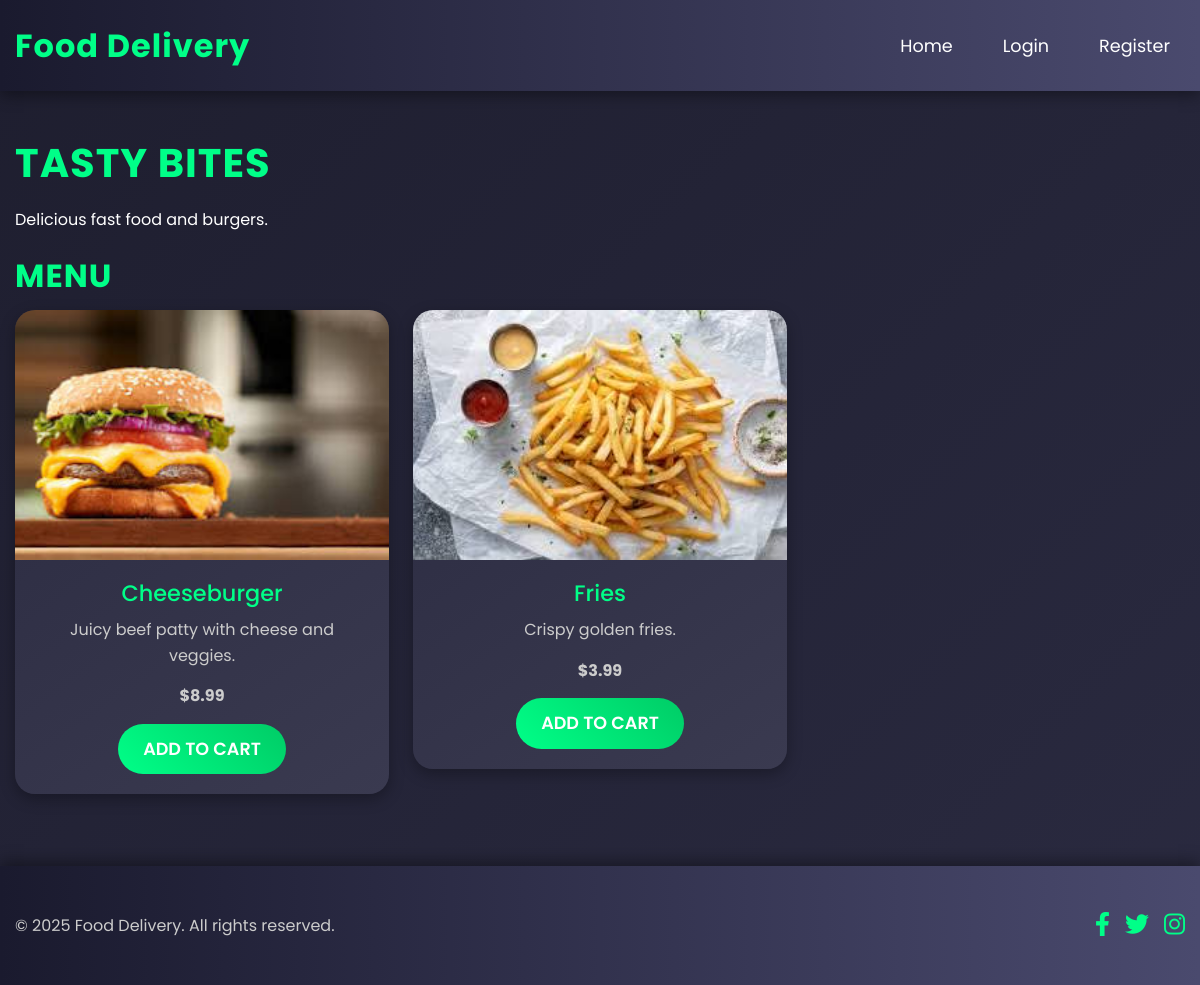
Screenshot of /restaurant.php?id=1 with the database file from the repository.
### tables this page shows
CREATE TABLE restaurants (
    id INT AUTO_INCREMENT PRIMARY KEY,
    name VARCHAR(255) NOT NULL,
    description TEXT,
    image VARCHAR(255),
    created_at TIMESTAMP DEFAULT CURRENT_TIMESTAMP
);

CREATE TABLE menu_items (
    id INT AUTO_INCREMENT PRIMARY KEY,
    restaurant_id INT,
    name VARCHAR(255) NOT NULL,
    description TEXT,
    price DECIMAL(10, 2) NOT NULL,
    image VARCHAR(255),
    created_at TIMESTAMP DEFAULT CURRENT_TIMESTAMP,
    FOREIGN KEY (restaurant_id) REFERENCES restaurants(id) ON DELETE CASCADE
);

### restaurant.php (the view, shortened to what this page needs)
<?php
require 'includes/config.php';
require 'includes/header.php';
$restaurant_id = $_GET['id'];
$stmt = $pdo->prepare("SELECT * FROM restaurants WHERE id = ?");
$stmt->execute([$restaurant_id]);
$restaurant = $stmt->fetch();
$stmt = $pdo->prepare("SELECT * FROM menu_items WHERE restaurant_id = ?");
$stmt->execute([$restaurant_id]);
$menu_items = $stmt->fetchAll();
?>
<div class="container my-5">
    <h1><?php echo $restaurant['name']; ?></h1>
    <p><?php echo $restaurant['description']; ?></p>
    <h2 class="mt-4">Menu</h2>
    <div class="row">
        <?php foreach ($menu_items as $item): ?>
            <div class="col-md-4 mb-4">
                <div class="card">
                    <img src="assets/images/<?php echo $item['image'] ?: 'placeholder.jpg'; ?>" class="card-img-top" alt="<?php echo $item['name']; ?>">
                    <div class="card-body">
                        <h5 class="card-title"><?php echo $item['name']; ?></h5>
                        <p class="card-text"><?php echo $item['description']; ?></p>
                        <p class="card-text"><strong>$<?php echo number_format($item['price'], 2); ?></strong></p>
                        <a href="cart/add_to_cart.php?item_id=<?php echo $item['id']; ?>" class="btn btn-primary add-to-cart">Add to Cart</a>
                    </div>
                </div>
            </div>
        <?php endforeach; ?>
    </div>
</div>
<?php require 'includes/footer.php'; ?>

### assets/css/style.css (style rules this page uses)
* { margin: 0; padding: 0; box-sizing: border-box; }
body { font-family: 'Poppins', sans-serif; background: linear-gradient(135deg, #1e1e2f, #2a2a40); color: #fff; min-height: 100vh; line-height: 1.6; }
.container { max-width: 1200px; margin: 0 auto; padding: 0 15px; }
h1, h2, h3 { color: #00ff88; font-weight: 700; text-transform: uppercase; letter-spacing: 1px; }
h1 { font-size: 2.5rem; margin-bottom: 20px; }
h2 { font-size: 2rem; margin-bottom: 15px; }
.card { background: linear-gradient(145deg, #2a2a40, #3a3a50); border: none; border-radius: 20px; overflow: hidden; transition: transform 0.4s ease, box-shadow 0.4s ease; box-shadow: 0 5px 15px rgba(0, 0, 0, 0.3); }
.card-img-top { height: 250px; object-fit: cover; transition: transform 0.3s ease; }
.card-body { padding: 20px; text-align: center; }
.card-title { font-size: 1.4rem; color: #00ff88; margin-bottom: 10px; }
.card-text { font-size: 1rem; color: #ccc; margin-bottom: 15px; }
.btn-primary { background: linear-gradient(45deg, #00ff88, #00cc66); border: none; border-radius: 50px; padding: 12px 25px; font-size: 1.1rem; font-weight: 600; text-transform: uppercase; transition: transform 0.3s ease, background 0.3s ease; }

### rows the page displays
restaurants: name "TASTY BITES", description "Delicious fast food and burgers."
menu_items: image (picture), name "Cheeseburger", description "Juicy beef patty with cheese and veggies.", price "8.99"
menu_items: image (picture), name "Fries", description "Crispy golden fries.", price "3.99"
